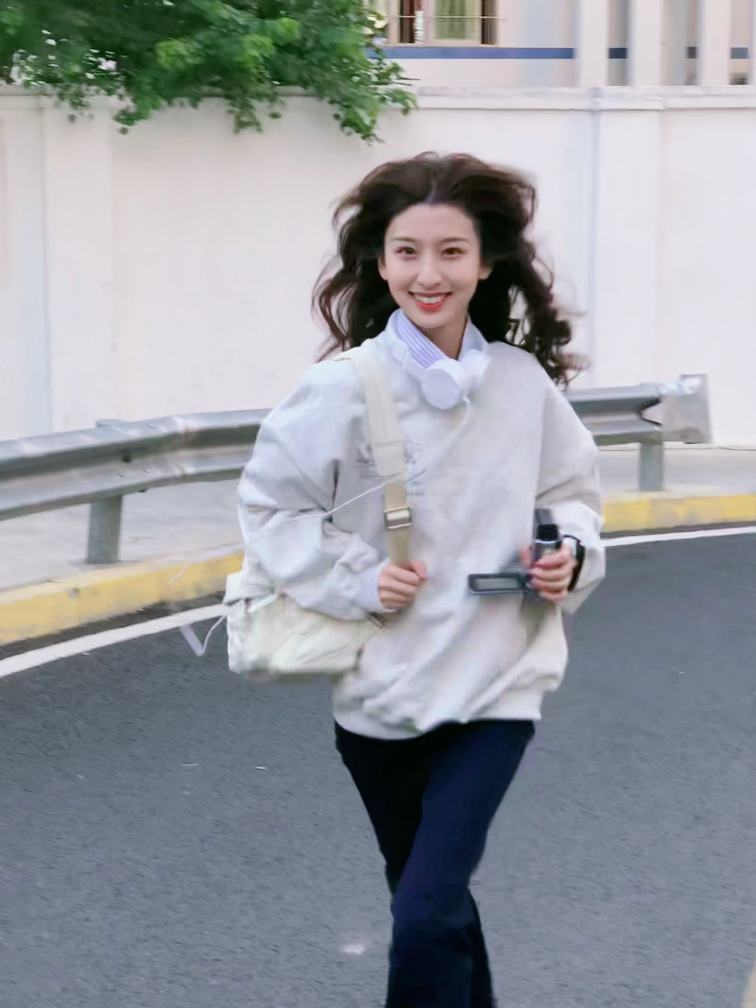
#> input picture opencv基本操作/1.aidaishu.jpg, 3024 x 4032 px (shown at 1/4 size)
$ jupyter execute --allow-errors '滤波器.ipynb'
#> lines starting #> are read from the running program, lines starting #| are printed output that depends on the picture
## 卷积

 #### -图像卷积就是卷积核(卷积核有很多个)在图像上按行滑动遍历像素(每次移动一个步长)时不断的相乘求和过程
<font size=3> -步长: 步长就是卷积核在图像上移动的长度  (卷积的步长一般都是一)
-padding: 卷积之后图片的长宽会变小，如果要保持图像的大小不变，就需要在图片周围填充0，padding指的就是填充0的圈数
  可以通过公式计算出需要填充0的圈数<br>
   -四个超参数:Filter数量K(卷积核的数量) Filter大小F(一般都是奇数)步长S 零填充大小P   <br>
    &nbsp;&nbsp;输出体积大小 H2*W2*D2 <br>
   &nbsp;&nbsp;H2 = (H1 - F + 2p) / S +1<br>
   &nbsp;&nbsp;W2 = (W1 - F + 2P) / s +1<br>
   &nbsp;&nbsp;D2 = K<br>
如果想要卷积之后图片大小不变，可以得出:(N+2P-F+1) = N  &nbsp;&nbsp;&nbsp;--->&nbsp;&nbsp;P = (F-1)/2<br></font>

### 图片卷积中，卷积核一般为奇数的原因：

### (1).根据padding的公式，如果要保持图片的大小不变，采用偶数卷积核的话，将会出现填充1.5圈的情况<br>(2).奇数维度的过滤器由中心，便于指出过滤器的位置，即opencv卷积中的锚点

## 卷积案例:

[cell 1]
import cv2
import numpy as np
img = cv2.imread('./1.aidaishu.jpg')
#> img is the input picture: shape (4032, 3024, 3); mean B, G, R 159.2, 153.2, 150.2
img = cv2.resize(img,(378,504))
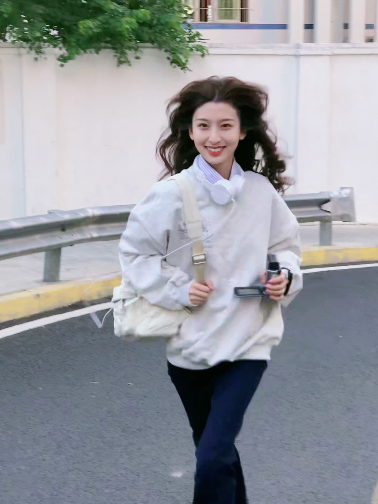
#> img: shape (504, 378, 3); mean B, G, R 159.3, 153.3, 150.3

### 卷积操作<br><br>
<font size=3>- dst=cv.filter2D(src, ddepth, kernel[, dst[, anchor[, delta[, borderType]]]])<br><br>-src:原图像<br>-dst:目标图像<br>-ddepth:目标图像所需深度<br>-kernel:卷积核，单通道浮点矩阵<br>-anchor:内核的锚点，默认为(-1,-1)，表示锚位于内核中心</font>

[cell 2]
kernel = np.ones((5,5),np.float32) /25  #--->kernel必须是浮点型
dst = cv2.filter2D(img,-1,kernel)
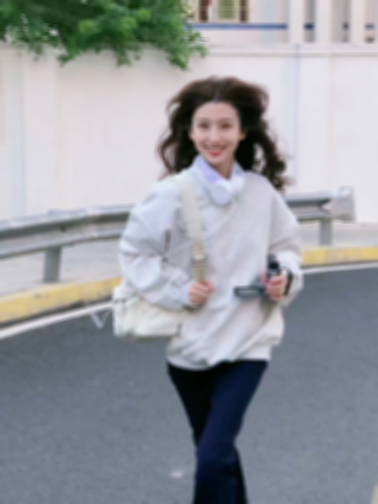
#> dst: shape (504, 378, 3); mean B, G, R 159.3, 153.3, 150.3
cv2.imshow('img_1',np.hstack((img,dst)))
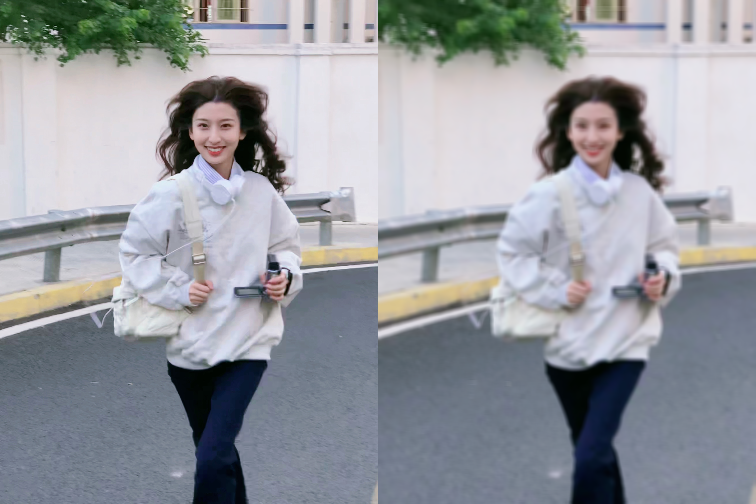
#> window 'img_1': shape (504, 756, 3); mean B, G, R 159.3, 153.3, 150.3
cv2.waitKey()
cv2.destroyAllWindows()

<font size=3>尝试下其他的卷积核</font>

[cell 3]
kernel_1 = np.array([[-1,-1,-1],[-1,8,-1],[-1,-1,-1]])#找出轮廓
kernel_2 = np.array([[0,-1,0],[-1,5,-1],[0,-1,0]])   #锐化效果
dst_1 = cv2.filter2D(img,-1,kernel_1)
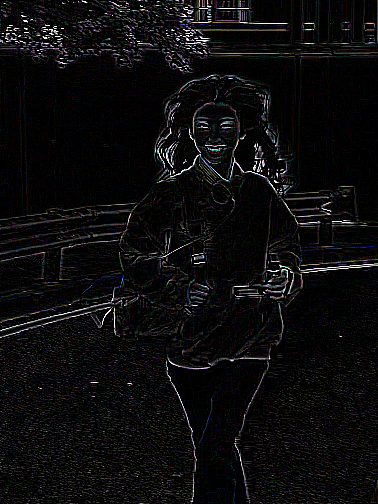
#> dst_1: shape (504, 378, 3); mean B, G, R 12.5, 11.6, 12.3
dst_2 = cv2.filter2D(img,-1,kernel_2)
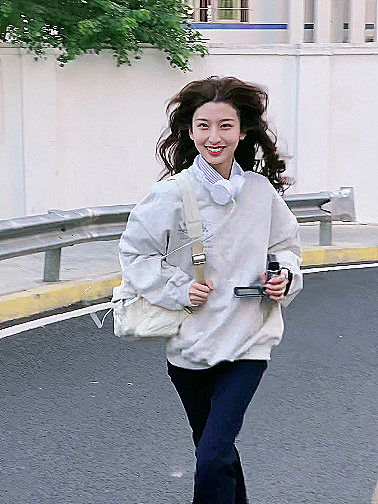
#> dst_2: shape (504, 378, 3); mean B, G, R 159.5, 153.4, 150.5
cv2.imshow('img_2',np.hstack((img,dst_1,dst_2)))
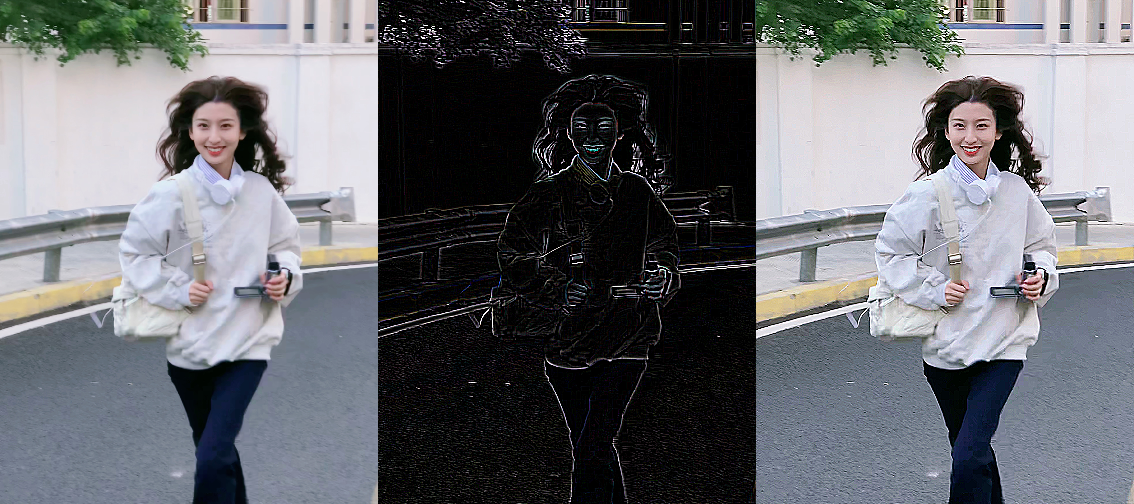
#> window 'img_2': shape (504, 1134, 3); mean B, G, R 110.5, 106.1, 104.4
cv2.waitKey()
cv2.destroyAllWindows()
